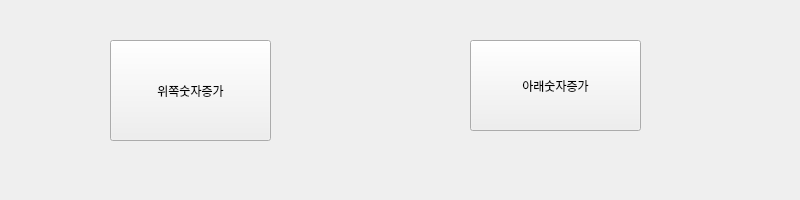
<?xml version="1.0" encoding="UTF-8"?>
<ui version="4.0">
 <class>widget_btns</class>
 <widget class="QWidget" name="widget_btns">
  <property name="geometry">
   <rect>
    <x>0</x>
    <y>0</y>
    <width>800</width>
    <height>200</height>
   </rect>
  </property>
  <property name="windowTitle">
   <string>Form</string>
  </property>
  <widget class="QPushButton" name="btn_countUp_upper">
   <property name="geometry">
    <rect>
     <x>110</x>
     <y>40</y>
     <width>161</width>
     <height>101</height>
    </rect>
   </property>
   <property name="text">
    <string>위쪽숫자증가</string>
   </property>
  </widget>
  <widget class="QPushButton" name="btn_countUp_lower">
   <property name="geometry">
    <rect>
     <x>470</x>
     <y>40</y>
     <width>171</width>
     <height>91</height>
    </rect>
   </property>
   <property name="text">
    <string>아래숫자증가</string>
   </property>
  </widget>
 </widget>
 <resources/>
 <connections/>
</ui>
